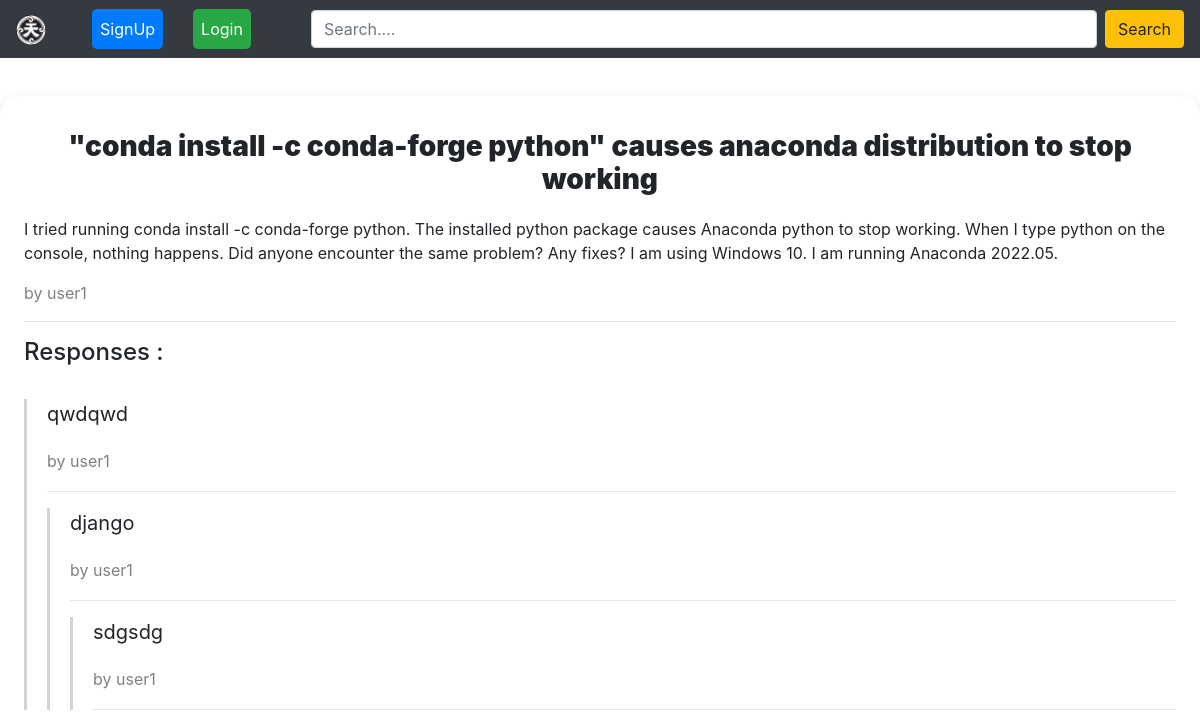
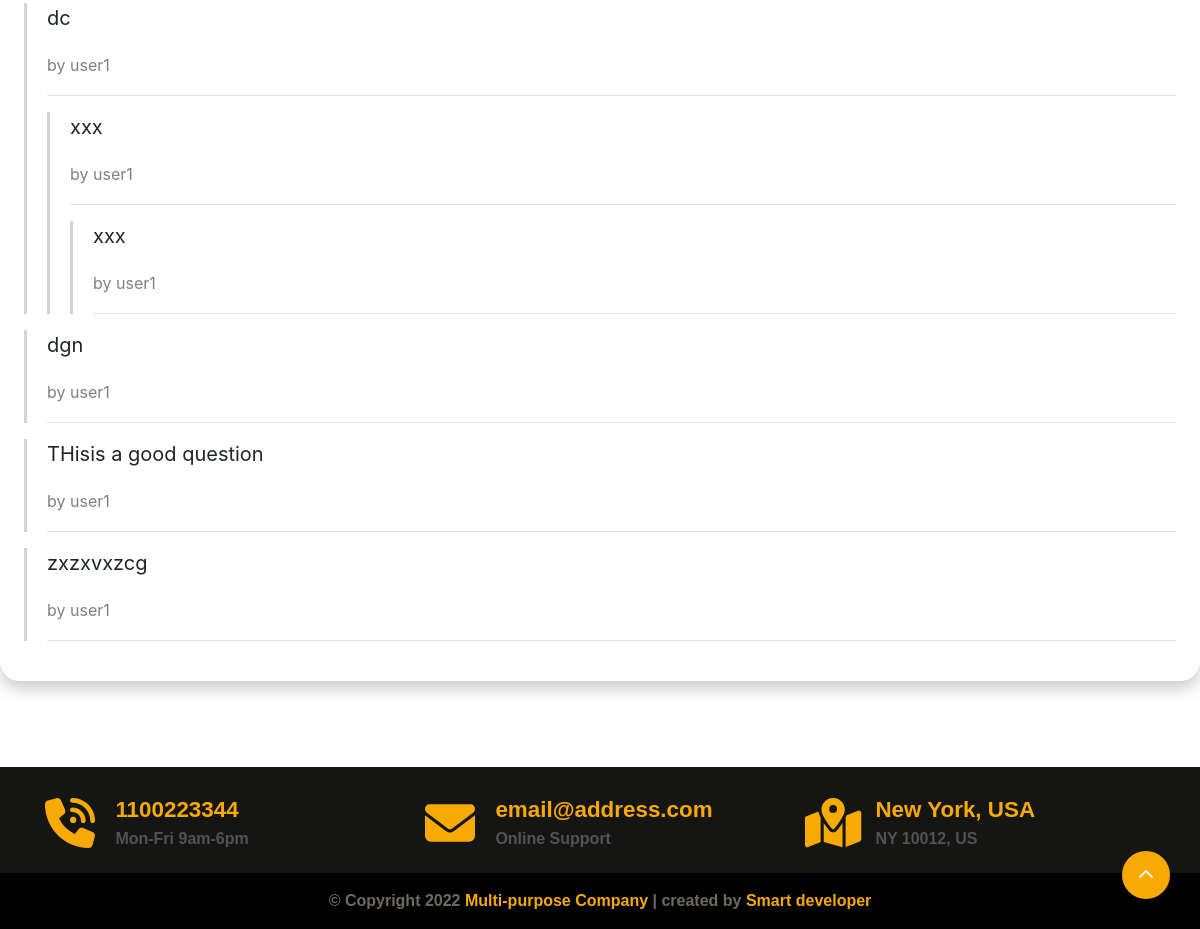
/question/6, run on an earlier commit of the app's database (2 pictures, top to bottom).
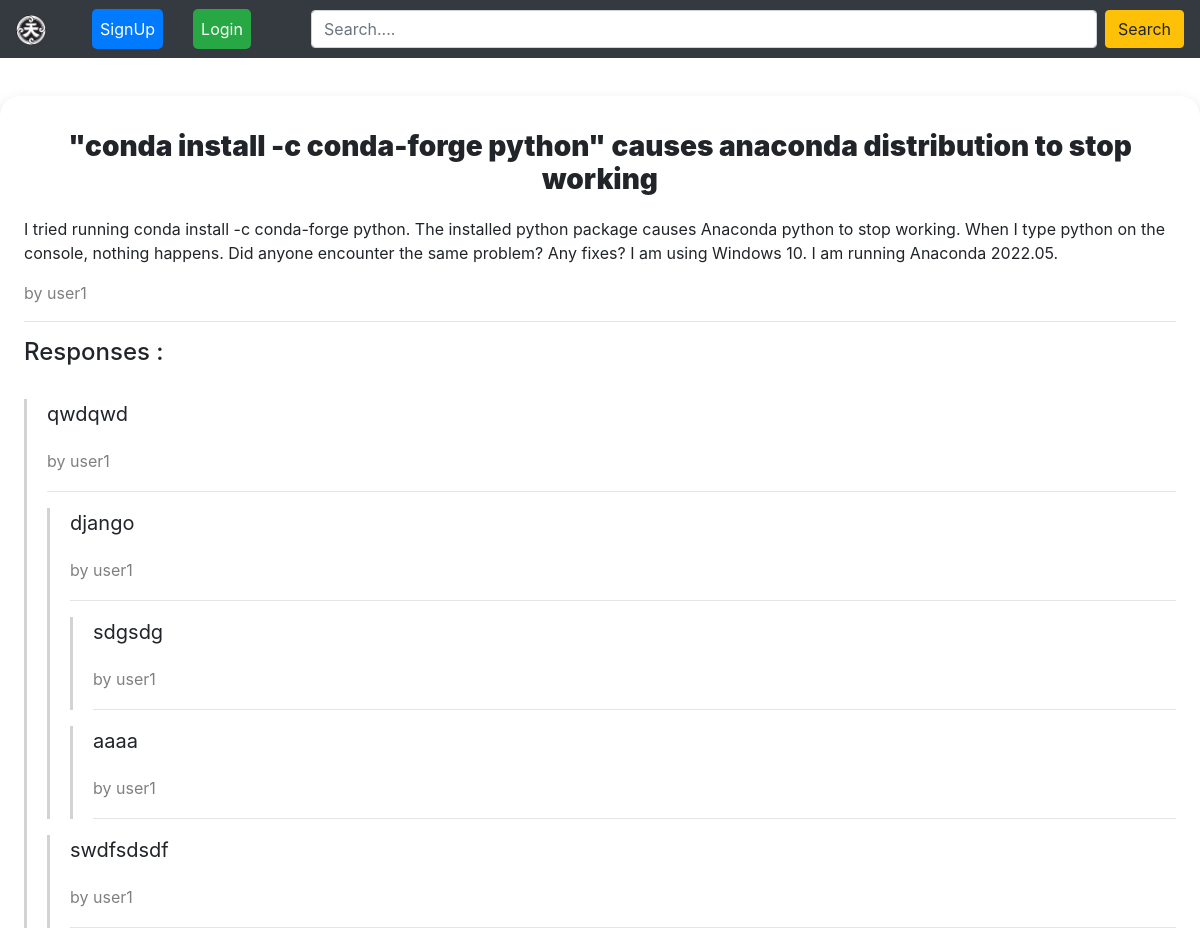
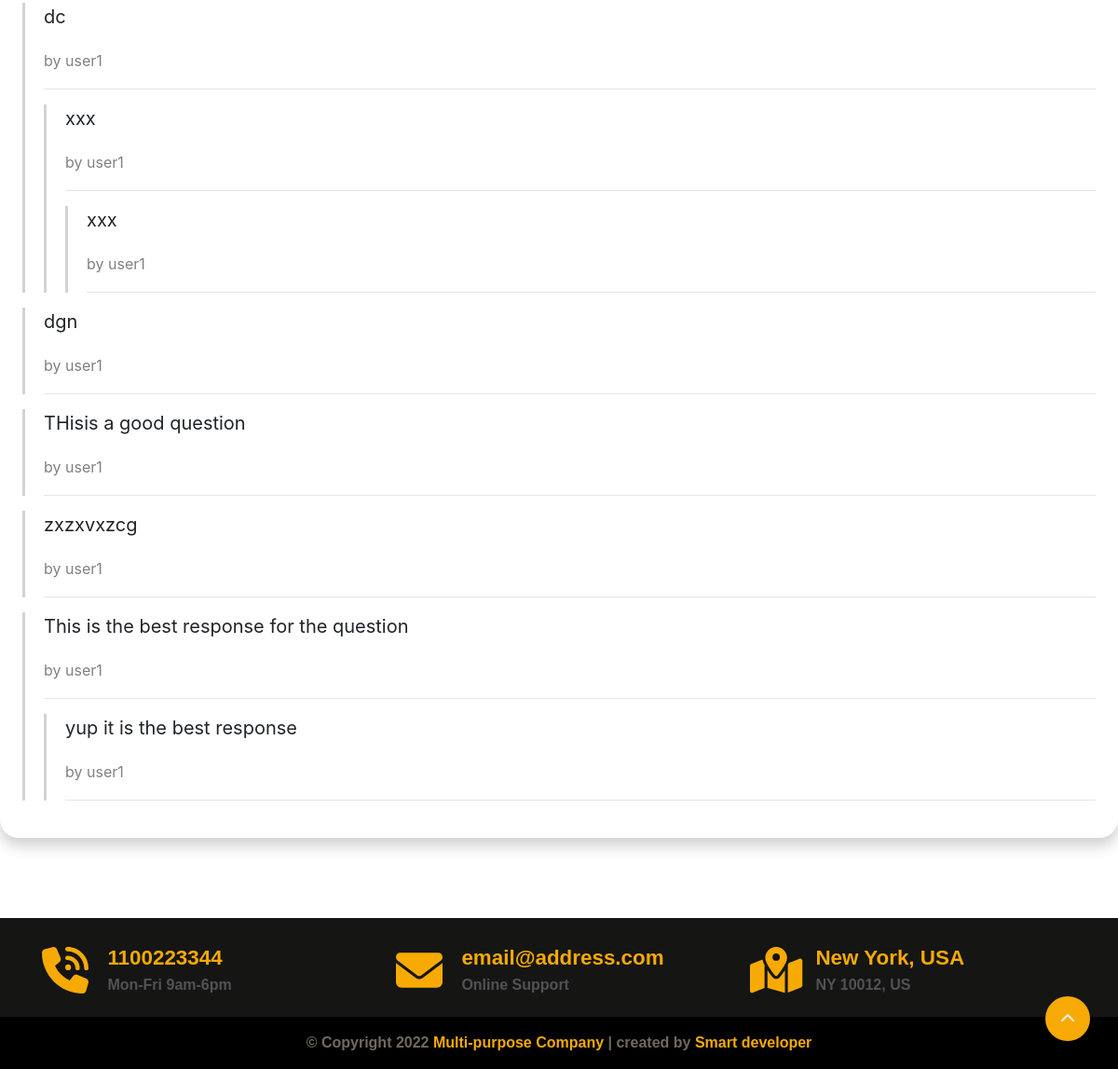
And on a later commit of the database (2 pictures, top to bottom).
### TenjinApp/models.py (models this page shows, shortened)
class Response(models.Model):
    user = models.ForeignKey(User, null=False, on_delete=models.CASCADE)
    question = models.ForeignKey(Question, null=False, on_delete=models.CASCADE, related_name='responses')
    parent = models.ForeignKey('self', null=True, blank=True, on_delete=models.CASCADE)
    body = models.TextField(null=False)
    created_at = models.DateTimeField(auto_now_add=True)
    updated_at = models.DateTimeField(auto_now=True)
    def get_responses(self):
        return Response.objects.filter(parent=self)

### TenjinApp/views.py (the view, shortened to what this page needs)
# urls.py: path("question/<int:id>", views.questionPage, name="question"),
def questionPage(request, id):
    response_form = NewResponseForm()
    reply_form = NewReplyForm()
    question = Question.objects.get(id=id)
    context = {
        'question': question,
        'response_form': response_form,
        'reply_form': reply_form,
    }
    return render(request, 'question.html', context)

### TenjinApp/forms.py
class NewResponseForm(forms.ModelForm):
    class Meta:
        model = Response
        fields = ['body']
        widgets = {
            'body': forms.Textarea(attrs={
                'required': True,
                'placeholder': 'Reply',
                'style': 'width: 1150px; height: 100px; outline: none; padding: 7px;'}),
        }

class NewReplyForm(forms.ModelForm):
    class Meta:
        model = Response
        fields = ['body']
        widgets = {
            'body': forms.Textarea(attrs={
                'rows': 2,
                'required': True,
                'placeholder': 'What are your thoughts ?',
                'style': 'width: 950px; height: 100px; outline: none; padding: 7px;'}),
        }

### TenjinApp/models.py (called while the page is built)
    def get_responses(self):
        return self.responses.filter(parent=None)

### templates/question.html (shortened to what this page needs)
{% extends 'layouts/page.html' %}
{% block content %}
<div class="page">
    <br>
    <br>
<div class="question-list-item">
<div class="main-question-detail">
        <h3 class="title" style="margin-bottom: 20px;">{{question.title}}</h3>
        <p class="question-body">{{question.body}}</p>
        <span class="question-list-item-author">by {{question.author.username}}</span>
<div>
<hr>
        <div class="responses-container">
            <h4 class="responses-container-heading">Responses :</h4>
            <br>
            {% if not question.responses.all %}
                <p class="no-responses-text">No responses yet</p>
            {% else %}
                {% for response in question.get_responses %}
                    {% include 'components/response.html' with response=response %}
                {% endfor %}
        </div>
        {% endif %}
</div>
</div>
</div>
<br>
<br>
{% endblock %}

### templates/components/response.html (shortened to what this page needs)
<blockquote class="blockquote" id="{{response.id}}">
    <p class="response-body">{{response.body}}</p>
    <small class="question-list-item-author">by {{response.user.username}}</small>
    <hr>
    {% for children in response.get_responses %}
    {% include 'components/response.html' with response=children %}
    {% endfor %}
</blockquote>

What changed in the data, as far as the page shows it:
added Response: body "aaaa", user.username "user1", shown under "django"
added Response: body "swdfsdsdf", user.username "user1", shown under "qwdqwd"
added Response: body "This is the best response for the question", user.username "user1", shown under "Responses :"
added Response: body "yup it is the best response", user.username "user1", shown under "This is the best response for the question"
